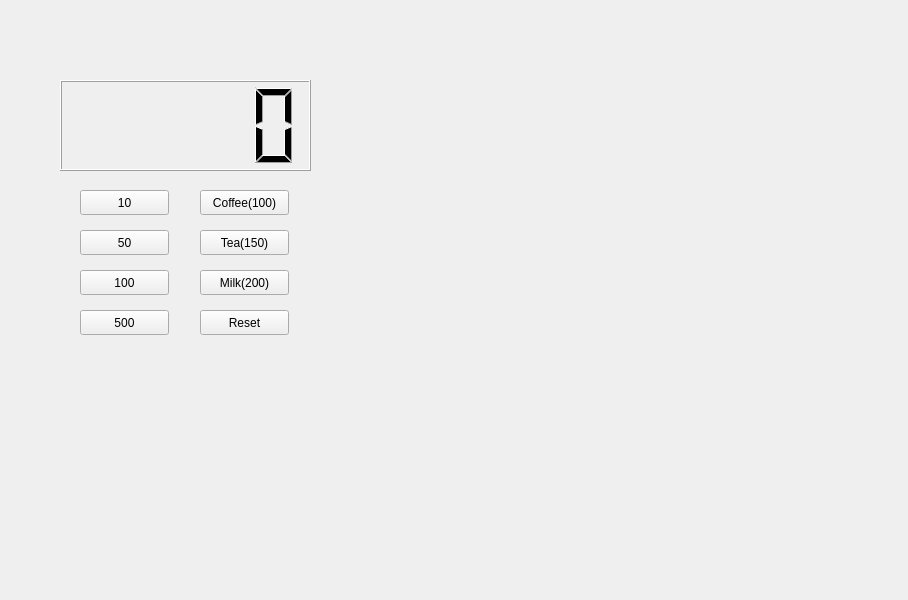
<?xml version="1.0" encoding="UTF-8"?>
<ui version="4.0">
 <class>Widget</class>
 <widget class="QWidget" name="Widget">
  <property name="geometry">
   <rect>
    <x>0</x>
    <y>0</y>
    <width>908</width>
    <height>600</height>
   </rect>
  </property>
  <property name="windowTitle">
   <string>Widget</string>
  </property>
  <widget class="QPushButton" name="pbCoffee">
   <property name="geometry">
    <rect>
     <x>200</x>
     <y>190</y>
     <width>89</width>
     <height>25</height>
    </rect>
   </property>
   <property name="text">
    <string>Coffee(100)</string>
   </property>
  </widget>
  <widget class="QPushButton" name="pbTea">
   <property name="geometry">
    <rect>
     <x>200</x>
     <y>230</y>
     <width>89</width>
     <height>25</height>
    </rect>
   </property>
   <property name="text">
    <string>Tea(150)</string>
   </property>
  </widget>
  <widget class="QPushButton" name="pbMilk">
   <property name="geometry">
    <rect>
     <x>200</x>
     <y>270</y>
     <width>89</width>
     <height>25</height>
    </rect>
   </property>
   <property name="text">
    <string>Milk(200)</string>
   </property>
  </widget>
  <widget class="QPushButton" name="pbReset">
   <property name="geometry">
    <rect>
     <x>200</x>
     <y>310</y>
     <width>89</width>
     <height>25</height>
    </rect>
   </property>
   <property name="text">
    <string>Reset</string>
   </property>
  </widget>
  <widget class="QPushButton" name="pb10">
   <property name="geometry">
    <rect>
     <x>80</x>
     <y>190</y>
     <width>89</width>
     <height>25</height>
    </rect>
   </property>
   <property name="text">
    <string>10</string>
   </property>
  </widget>
  <widget class="QPushButton" name="pb50">
   <property name="geometry">
    <rect>
     <x>80</x>
     <y>230</y>
     <width>89</width>
     <height>25</height>
    </rect>
   </property>
   <property name="text">
    <string>50</string>
   </property>
  </widget>
  <widget class="QPushButton" name="pb100">
   <property name="geometry">
    <rect>
     <x>80</x>
     <y>270</y>
     <width>89</width>
     <height>25</height>
    </rect>
   </property>
   <property name="text">
    <string>100</string>
   </property>
  </widget>
  <widget class="QPushButton" name="pb500">
   <property name="geometry">
    <rect>
     <x>80</x>
     <y>310</y>
     <width>89</width>
     <height>25</height>
    </rect>
   </property>
   <property name="text">
    <string>500</string>
   </property>
  </widget>
  <widget class="QLCDNumber" name="lcdNumber">
   <property name="geometry">
    <rect>
     <x>60</x>
     <y>80</y>
     <width>251</width>
     <height>91</height>
    </rect>
   </property>
  </widget>
 </widget>
 <resources/>
 <connections/>
</ui>
